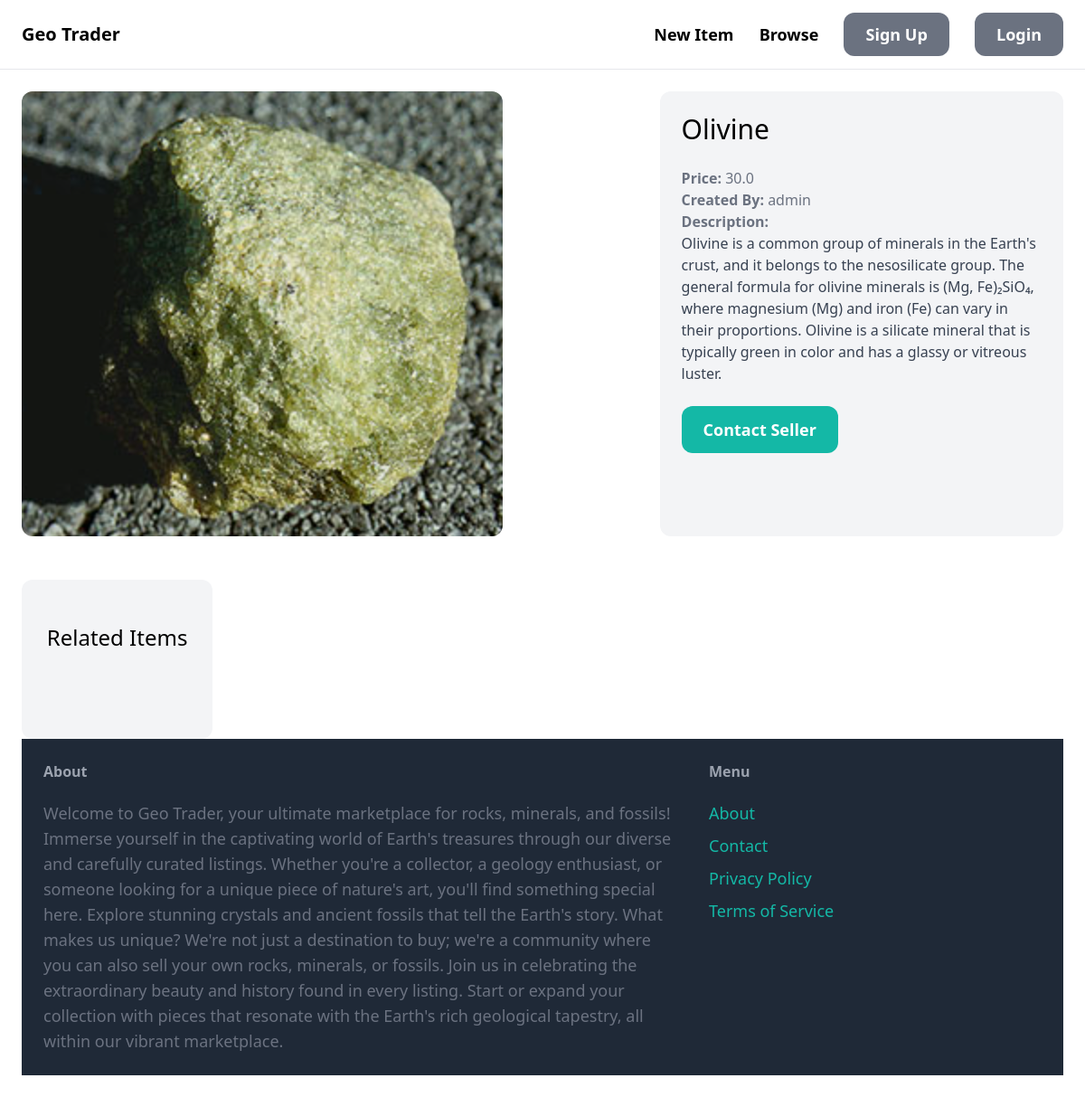
The app's page /items/1/, older data.
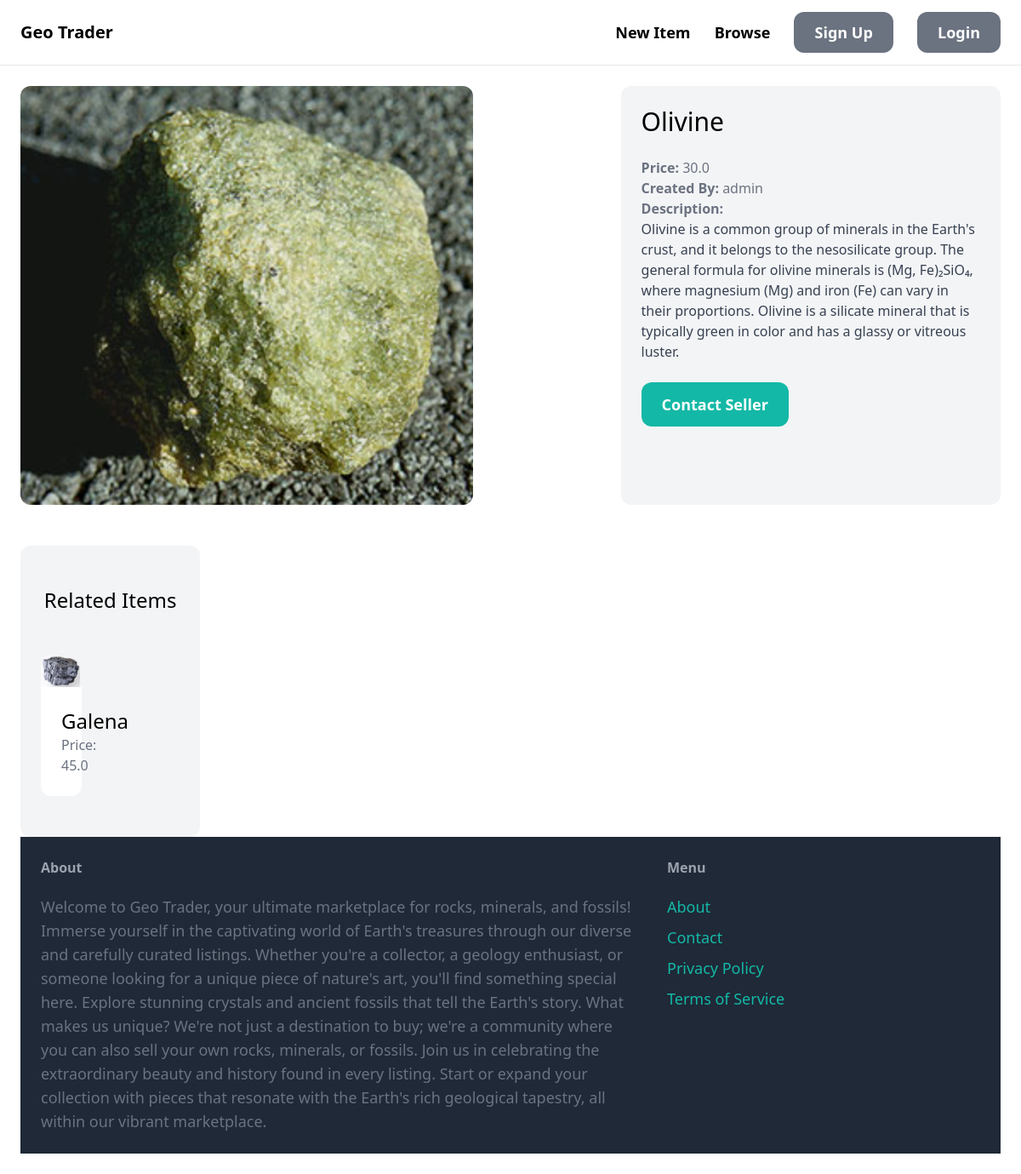
The same page, newer data.
### item/models.py (models this page shows, shortened)
class Item(models.Model):
    category = models.ForeignKey(Category, related_name = "items", on_delete = models.CASCADE)
    name = models.CharField(max_length=255)
    description = models.TextField(blank = True, null = True)
    price = models.FloatField(default = 0.00)
    image = models.ImageField(upload_to = "item_images", blank = True, null = True)
    is_sold = models.BooleanField(default = False)
    created_by = models.ForeignKey(User, related_name = "items", on_delete = models.CASCADE)
    created_at = models.DateTimeField(auto_now_add = True)

### item/views.py (the view)
# urls.py: path("<int:pk>/", views.detail, name="detail")
def detail(request, pk):
    item = get_object_or_404(Item, pk=pk)
    related_items = Item.objects.filter(category=item.category, is_sold=False).exclude(pk=pk)[0:3]
    return render(request, "item/detail.html", {
        "item": item,
        "related_items" : related_items
    })

### item/templates/item/detail.html (shortened to what this page needs)
{% extends "core/base.html" %}
{% block content %}
<div class="grid grid-cols-5 gap-6">
    <div class="col-span-3">
        <img src="{{ item.image.url }}" class="rounded-xl">
    </div>
    <div class="col-span-2 p-6 bg-gray-100 rounded-xl">
        <h1 class="mb-6 text-3xl">{{ item.name }}</h1>
        <p class="text-gray-500"><strong>Price: </strong>{{ item.price }}</p>
        <p class="text-gray-500"><strong>Created By: </strong>{{ item.created_by.username }}</p>
        {% if item.description %}
        <p class="text-gray-700">
            <strong class="text-gray-500">Description:</strong><br>
            {{ item.description }}
        </p>
        {% endif %}
        <a href="#" class="inline-block mt-6 px-6 py-3 text-lg font-semibold bg-teal-500 text-white rounded-xl hover:bg-teal-700">Contact Seller</a>
    </div>
    <div class="mt-6 px-6 py-12 bg-gray-100 rounded-xl">
        <h2 class="mb-12 text-2xl text-center">Related Items</h2>
        <div class="grid grid-cols-3 gap-3">
            {% for item in related_items %}
                <div>
                    <a href="{% url 'item:detail' item.id %}">
                        <div>
                            <img src="{{ item.image.url }}" class="rounded-t-xl" height="200" width="200">
                        </div>
                        <div class="p-6 bg-white rounded-b-xl">
                            <h2 class="text-2xl">{{ item.name }}</h2>
                            <p class="text-gray-500">Price: {{ item.price }}</p>
                        </div>
                    </a>
                </div>
            {% endfor %}
        </div>
</div>
{% endblock %}

Row changes from the older to the newer data that the page shows:
added Item: image (picture), name "Galena", price "45.0"
